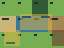

A 2D game scene composited from a Tiled map and its tileset images. What follows is a short description and the map's XML, with each tile layer's data collapsed to a summary:
An orthogonal 4x3 tile map with 16x16 px tiles, 2 tile layers (Chão, Flores) and 6 objects (passagem, início, lago, cerca, placa, ...).

<map version="1.10" tiledversion="1.10.2" orientation="orthogonal" renderorder="right-down" width="4" height="3" tilewidth="16" tileheight="16" infinite="0" nextlayerid="5" nextobjectid="7">
 <tileset firstgid="1" name="terreno" tilewidth="16" tileheight="16" tilecount="8" columns="4">
  <image source="terreno.png" width="64" height="32" />
  <tile id="1">
   <properties>
    <property name="solid" type="bool" value="true" />
   </properties>
  </tile>
  <tile id="2">
   <animation>
    <frame tileid="2" duration="200" />
    <frame tileid="3" duration="200" />
   </animation>
  </tile>
  <tile id="5">
   <properties>
    <property name="nome" value="trigo" />
   </properties>
  </tile>
  <wangsets>
   <wangset name="Terreno" type="corner" tile="0">
    <wangcolor name="Grama" color="#ff0000" tile="0" probability="1" />
    <wangtile tileid="0" wangid="0,1,0,1,0,1,0,1" />
   </wangset>
  </wangsets>
 </tileset>
 <layer id="1" name="Chão" width="4" height="3">
  <data>[12 cells, 12 non-empty, 5 distinct tile ids]</data>
 </layer>
 <group id="2" name="Enfeites" opacity="0.5" offsetx="4" offsety="-2">
  <layer id="3" name="Flores" width="4" height="3" parallaxx="0.5">
   <data>[12 cells, 4 non-empty, 2 distinct tile ids]</data>
  </layer>
 </group>
 <objectgroup id="4" name="Coisas">
  <object id="1" name="porta" type="passagem" x="16" y="0" width="16" height="16">
   <properties>
    <property name="aberta" type="bool" value="false" />
    <property name="chave" type="int" value="3" />
    <property name="cor" type="color" value="#ff112233" />
    <property name="dono" type="object" value="2" />
    <property name="peso" type="float" value="1.5" />
    <property name="senha" value="1234" />
   </properties>
  </object>
  <object id="2" name="início" x="8" y="8">
   <point />
  </object>
  <object id="3" name="lago" x="30" y="20" width="20" height="10">
   <ellipse />
  </object>
  <object id="4" name="cerca" x="40" y="30" rotation="15">
   <polygon points="0,0 16,0 8,12" />
  </object>
  <object id="5" name="placa" gid="2147483654" x="48" y="48" width="16" height="16" />
  <object id="6" name="trilha" x="4" y="40">
   <polyline points="0,0 10,4 20,0" />
  </object>
 </objectgroup>
</map>
